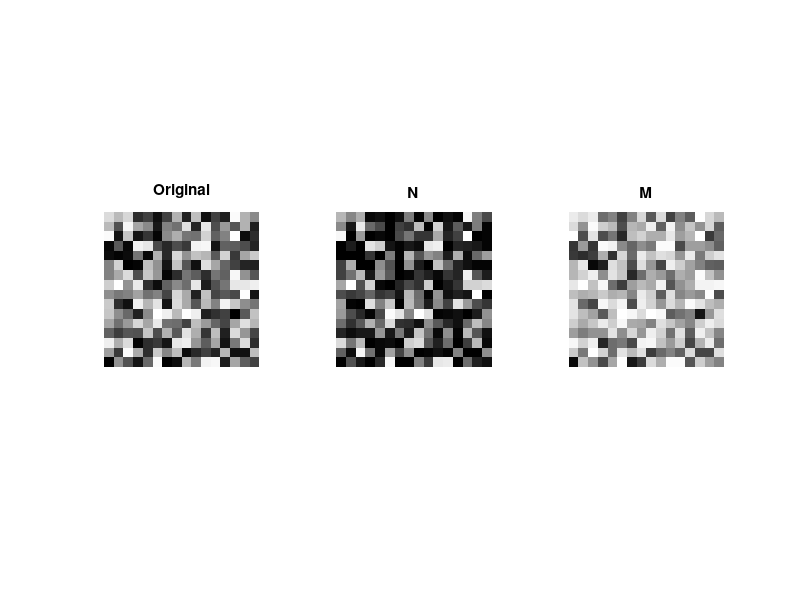

Write MATLAB code to recreate this figure.
R = rand(16);
n = R.*R;
m = sqrt(R);

figure, subplot(1,3,1), imshow(R), title('Original')
subplot(1,3,2), imshow(n), title('N')
subplot(1,3,3), imshow(m), title('M')

